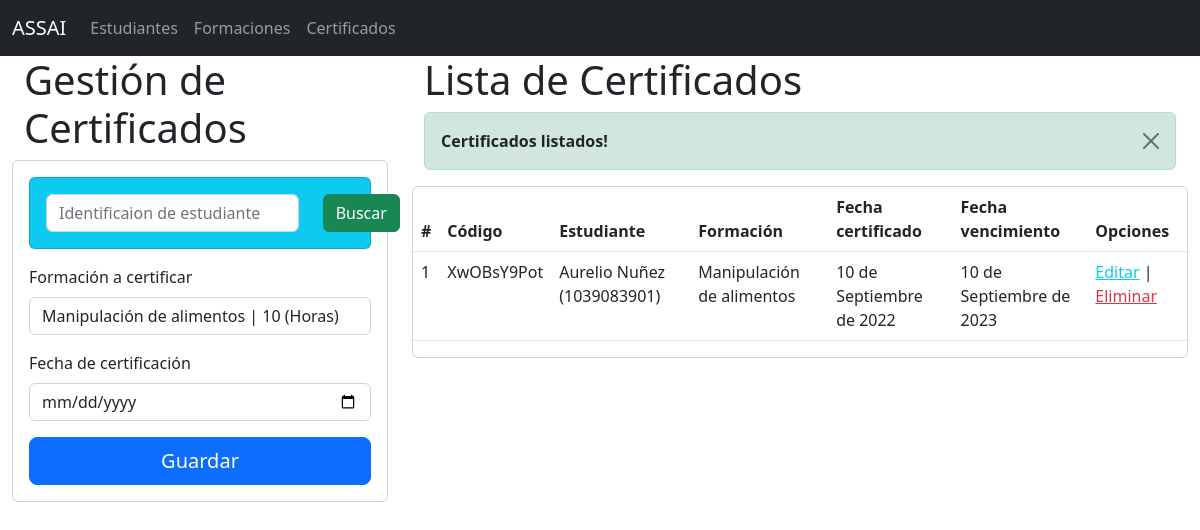
Page /certificados/ on the committed database.
### aplicaciones/certificados/models.py (models this page shows, shortened)
class Certificado(models.Model):
    id_certificado = models.CharField(primary_key=True, max_length=10, editable=False)
    id_estudiante = models.ForeignKey(Estudiante, on_delete=models.CASCADE)
    id_formacion = models.ForeignKey(Formacion, on_delete=models.CASCADE)
    fecha = models.DateField()
    fecha_vencimiento = models.DateField()

class Estudiante(models.Model):
    id_estudiante =  models.PositiveBigIntegerField()
    tipo_doc = models.ForeignKey(Tiposdocumentos, on_delete=models.CASCADE)
    nombre_1 = models.CharField(max_length=30)
    nombre_2 = models.CharField(max_length=30)
    apellido_1 = models.CharField(max_length=30)
    apellido_2 = models.CharField(max_length=30)
    municipio = models.ForeignKey(Municipios, on_delete=models.CASCADE)
    celular = models.PositiveIntegerField()
    f_nacimiento = models.DateField()
    def __str__(self):
        texto="{0} {1} ({2})"
        return texto.format(self.nombre_1, self.apellido_1, self.id_estudiante)

class Formacion(models.Model):
    tipo_formacion = models.ForeignKey(Tiposformaciones, on_delete=models.CASCADE)
    nombre= models.CharField(max_length=300)
    horas = models.PositiveSmallIntegerField()
    vigencia_dias = models.PositiveSmallIntegerField()
    def __str__(self):
        return self.nombre

### aplicaciones/certificados/views.py (the view)
# urls.py: path('', include('aplicaciones.certificados.urls'))
def certificados(request):
    certificadoslistados = Certificado.objects.all()
    formacioneslistados = Formacion.objects.all()
    queryset = request.GET.get('buscar')
    if queryset:
        busquedaestudiante = Estudiante.objects.filter(id_estudiante=queryset)
        messages.success(request, 'Certificados listados!')
        return render(request, "gestionCertificados.html", {"certificados": certificadoslistados, "formaciones":formacioneslistados, "busqueda":busquedaestudiante})
    messages.success(request, 'Certificados listados!')
    return render(request, "gestionCertificados.html", {"certificados": certificadoslistados, "formaciones":formacioneslistados})

### aplicaciones/certificados/templates/gestionCertificados.html (shortened to what this page needs)
{% extends './base.html' %}
{% load static %}
{% block body %}
    <div class="row">
    <div class="col-md-4">
      <div class="container-fluid">
        <h1>Gestión de Certificados</h1>
      </div>
      <div class="card">
        <div class="card-body">
              <form class="form-inline" method="GET">
                <div class="card bg-info mb-3">
                  <div class="card-body row">
                <div class="col-xl-10 ">
                <input class="form-control mr-xl-2" name="buscar" type="number" placeholder="Identificaion de estudiante" aria-label="Buscar">
              </div>
              <div class="col-xl-2 ">
                <button class="btn btn-success btn-block my-2 my-xl-0" type="submit">Buscar</button>
              </div>
            </div>
          </div>
          </form>
          <form action="/registrarCertificado/" method="POST">
              <div class="mb-3">
                <label for="" class="form-label">Formación a certificar</label>
                <select name="id_formacion" class="form-control" >
                  {% for p in formaciones %}
                  <option value="{{ p.id }}">{{ p.nombre }} | {{ p.horas }} (Horas)</option>
                  {% endfor %}
                </select>
              </div>
              <div class="mb-3">
                <label for="" class="form-label">Fecha de certificación</label>
                <input type="date" name="fecha" id="" class="form-control" />
              </div>
              <div class="d-grid gap-2">
                <button type="submit" class="btn btn-primary btn-lg">Guardar</button>
              </div>
          </form>
        </div>
      </div>
    </div>
    <div class="col-md-8">
      <div class="container-fluid">
        <h1>Lista de Certificados</h1>
        {% if messages %}
        {% for messages in messages %}
        <div class="alert alert-success alert-dismissible fade show" role="alert">
          <strong class="text-dark">{{ messages }}</strong>
          <button type="button" class="btn-close" data-bs-dismiss="alert" aria-label="Close"></button>
        </div>
        {% endfor %}
        {% endif %}
      </div>
      <div class="card table-responsive">
        <table class="table table-hover">
          <thead>
            <tr>
              <th>#</th>
              <th scope="col">Código</th>
              <th scope="col">Estudiante</th>
              <th scope="col">Formación</th>
              <th scope="col">Fecha certificado</th>
              <th scope="col">Fecha vencimiento</th>
              <th scope="col">Opciones</th>
            </tr>
          </thead>
          <tbody>
            {% for c in certificados %}
              <tr >
                <td>{{ forloop.counter }}</td>
                <td>{{ c.id_certificado }}</td>
                <td>{{ c.id_estudiante }}</td>
                <td>{{ c.id_formacion }}</td>
                <td>{{ c.fecha }}</td>
                <td>{{ c.fecha_vencimiento }}</td>
                <td>
                   <a href="/pdf/{{c.id_certificado}}" class="link-info" role="button">Editar</a> | <a href="/eliminarCertificado/{{c.id_certificado}}" id="btnEliminacion" class="link-danger" role="button">Eliminar</a>
                  </td>
              </tr>
            {% endfor %}
          </tbody>
        </table>
      </div>
    </div>
  </div>
{% endblock %}

### rows in the picture
Certificado: id_certificado "XwOBsY9Pot", id_estudiante "Aurelio Nuñez (1039083901)", id_formacion "Manipulación de alimentos", fecha "10 de Septiembre de 2022", fecha_vencimiento "10 de Septiembre de 2023"

### other values in the picture
{{ messages }} "Certificados listados!"
form field id_formacion "Manipulación de alimentos | 10 (Horas)"
